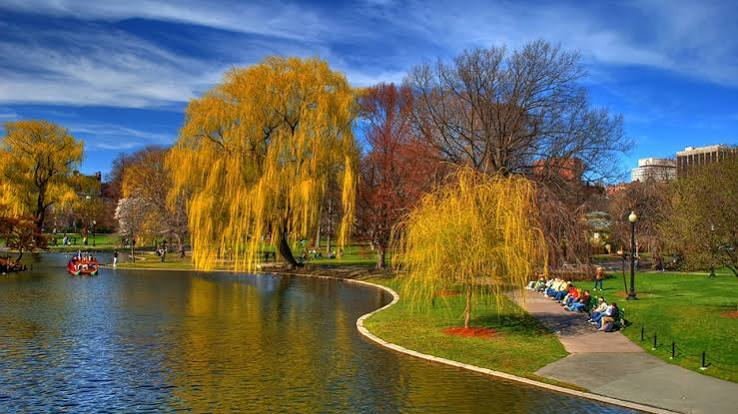
#> input picture assets/Photos/boston_park.jpg, 738 x 414 px, found by its file name
$ python main.py
#> lines starting #> are read from the running program, lines starting #| are printed output that depends on the picture
# Histograms allow you to visualize the distribution of pixel intensities in an image (colored or greyscale doesn't matter)

import cv2 as cv
import matplotlib.pyplot as plt
import numpy as np

def main():

    choice = input("(1) Greyscaled Histogram.\n(2) Masked Greyscaled Histogram.\n(3) Coloured Histogram.\n(4) Coloured Masked Histogram\n")
#> the answer given: 1

    image = cv.imread("assets/Photos/boston_park.jpg")
#> image is the input picture: shape (414, 738, 3); mean B, G, R 90.8, 104.6, 104.5
    grey_image = cv.cvtColor(image, cv.COLOR_BGR2GRAY)
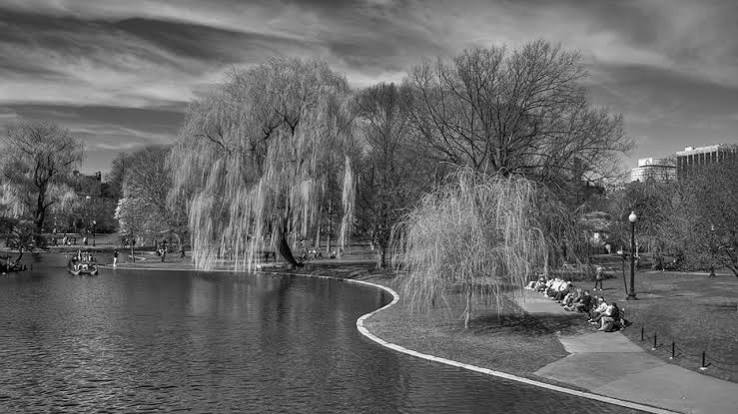
#> grey_image: shape (414, 738); min 0, max 254, mean 103


    if choice == "1":

        cv.imshow("Grey Image", grey_image)

        # Greyscale Histogram

        grey_histogram = cv.calcHist([grey_image], [0], None, [256], [0, 256])      # Images should be passed as a list, second argument is the index of number of channels which in terms of greyscale images is 1, third argument is a mask if
#> grey_histogram = 256 values, max 3746 at index 90, min 0 at index 255, mean 1193.5
                                                                                    # we want to compute a masked area histogram for, fourth parameter is the number of bins we want to compute the histogram on, and last argument is the range of pixels
        plt.figure()
        plt.title("Greyscale Histogram")
        plt.xlabel("Bins")
        plt.ylabel("# of Pixels")
        plt.xlim([0, 256])
        plt.ylim([0, 5000])
        plt.plot(grey_histogram)
        plt.show()
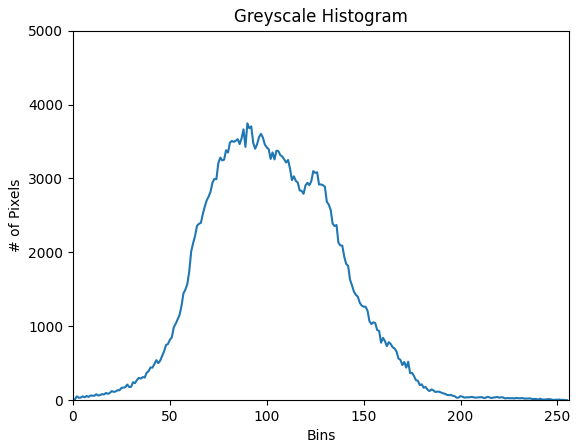
#> figure drawn by matplotlib, 1 panel; curve peaks at x = 90, y = 3746


    elif choice == "2":

        # We can also use mask to compute the pixel density in a particular place in an image using the mask

        mask = np.zeros(grey_image.shape[:2], dtype="uint8")
        cv.circle(mask, (grey_image.shape[1] // 2, grey_image.shape[0] // 2), 75, 255, -1)

        masked_image = cv.bitwise_and(grey_image, grey_image, mask=mask)
        cv.imshow("Masked Image", masked_image)

        mask_histogram = cv.calcHist(images=[grey_image], channels=[0], mask=mask , ranges=[0, 256], histSize=[256])

        plt.figure()
        plt.title("Greyscal Masked Histogram")
        plt.xlabel("Bin")
        plt.ylabel("# of Pixels")
        plt.xlim([0, 256])
        plt.ylim([0, 5000])
        plt.plot(mask_histogram)
        plt.show()

    elif choice == "3":

        cv.imshow("Original Image", image)

        plt.figure()
        plt.title("Coloured Histogram")
        plt.xlabel("Bins")
        plt.ylabel("# of Pixels")

        colours = ('b', 'g', 'r')

        for i, col in enumerate(colours):
            hist = cv.calcHist([image], [i], None, [256], [0, 256])
            plt.plot(hist)
            plt.xlim([0, 256])
            plt.ylim([0, 4000])

        plt.show()

    elif choice == "4":

        mask = np.zeros(image.shape[:2], dtype="uint8")
        cv.circle(mask, (image.shape[1] // 2, image.shape[0] // 2), 75, 255, -1)

        masked_image = cv.bitwise_and(image, image, mask=mask)
        cv.imshow("Masked Coloured Image", masked_image)

        plt.figure()
        plt.title("Coloured Histogram")
        plt.xlabel("Bins")
        plt.ylabel("# of Pixels")

        colours = ('b', 'g', 'r')

        for i, col in enumerate(colours):
            hist = cv.calcHist([image], [i], mask, [256], [0, 256])
            plt.plot(hist, color=col)
            plt.xlim([0, 256])
            plt.ylim([0, 4000])

        plt.show()


    else:
        print("Wrong input!")
        return

    cv.waitKey(0)
    cv.destroyAllWindows()

if __name__ == "__main__":
    main()
